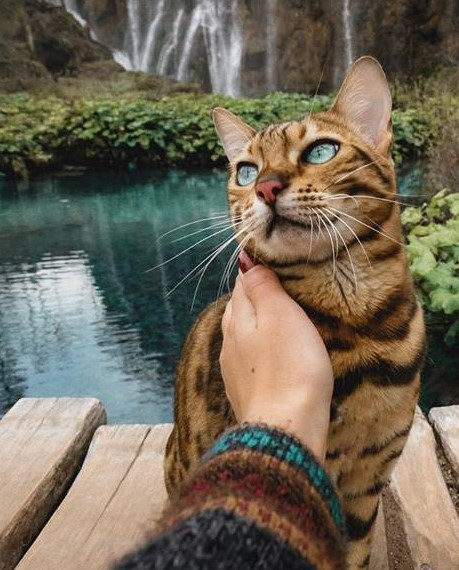
#> input picture images/cat.jpg, 459 x 570 px, found by its file name
$ python cartoonize.py   (older library calls are emulated)
#> lines starting #> are read from the running program, lines starting #| are printed output that depends on the picture
import cv2
from matplotlib import pyplot as plt
import numpy as np
from math import sqrt


img = cv2.imread('projects/cat.jpg', 1)
#> img is the input picture: shape (570, 459, 3); mean B, G, R 87.1, 103.9, 113
imgC = cv2.cvtColor(img, cv2.COLOR_BGR2RGB)
imgrgb = cv2.cvtColor(img, cv2.COLOR_BGR2GRAY)
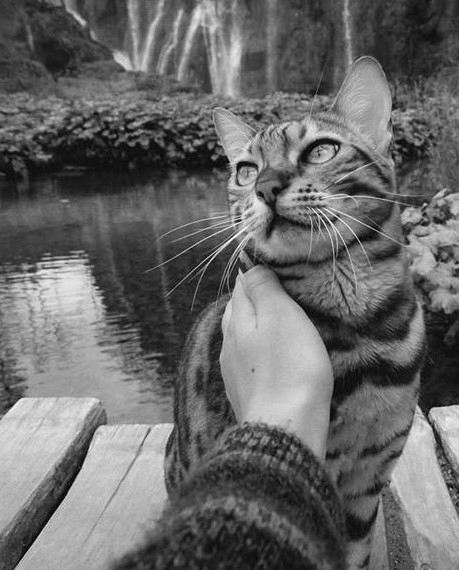
#> imgrgb: shape (570, 459); min 0, max 254, mean 104.7
bilat = cv2.bilateralFilter(imgrgb,9,150,150)
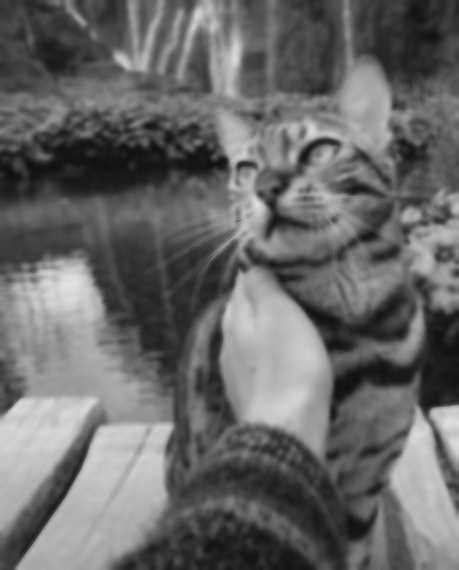
#> bilat: shape (570, 459); min 17, max 226, mean 104.7
medianed = cv2.medianBlur(imgrgb, 7)
lap = cv2.Laplacian(bilat, cv2.CV_64F, ksize=3 )
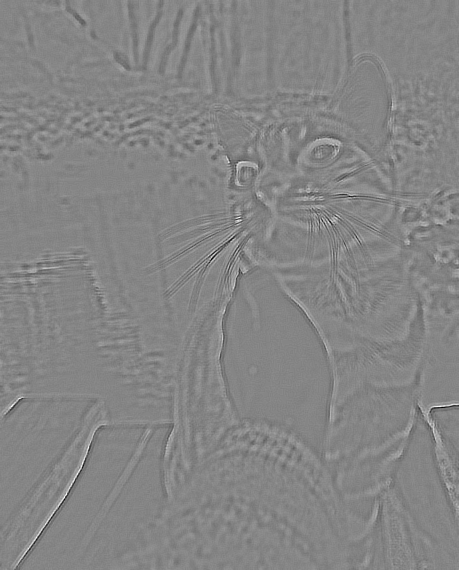
#> lap: shape (570, 459) float64; min -180, max 164, mean 0; drawn with min black and max white
lapn = np.uint8(np.absolute(lap))
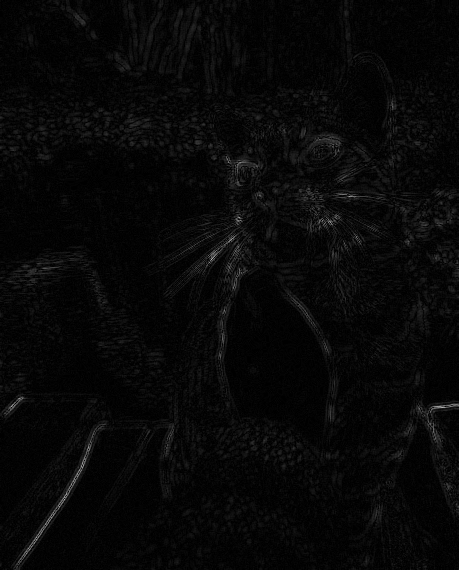
#> lapn: shape (570, 459); min 0, max 180, mean 7.6
lapm = cv2.Laplacian(medianed, cv2.CV_64F, ksize=3)
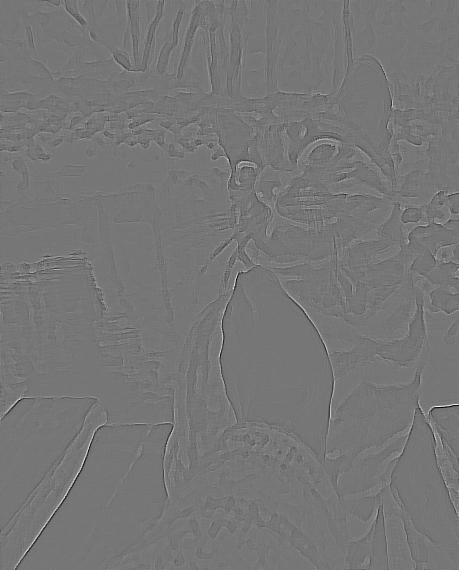
#> lapm: shape (570, 459) float64; min -422, max 484, mean 0; drawn with min black and max white
lapmn = np.uint8(np.absolute(lapm))
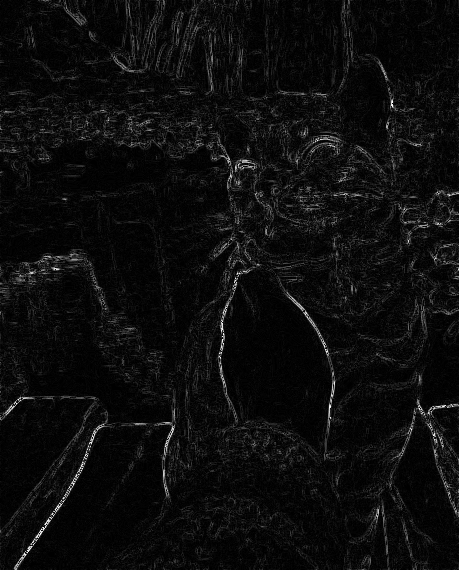
#> lapmn: shape (570, 459); min 0, max 254, mean 12.9

(T,th) = cv2.threshold(lapmn,125,255,cv2.THRESH_BINARY_INV)
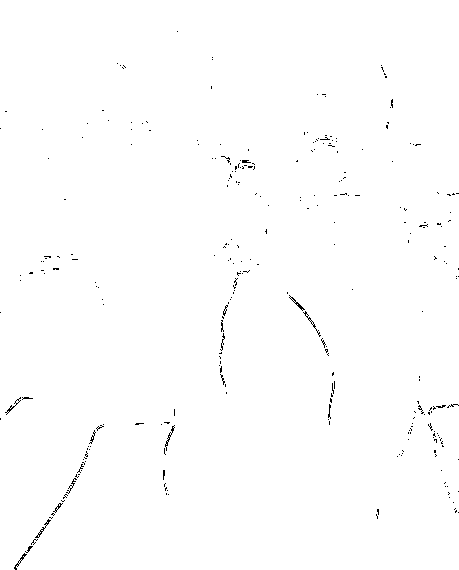
#> th: shape (570, 459); 99.5% white; black in thin lines or dots
# cv2.imshow('img', th )
# cv2.waitKey(0)
# cv2.destroyAllWindows()


titles = ['img',  'bilateral', 'median', 'grayimage', 'laplace for bilateral', 'laplace for median',"th"]
images = [imgC, medianed, bilat,  imgrgb, lapn,  lapmn, th]

def plot(titles,images):
    if(len(images)<=2):
        x, y = 1, 2
    elif(len(images)<=4):
        x, y = 2, 2
    elif(len(images)<=6):
        x, y = 2, 3
    elif(len(images)<=9):
        x, y = 3, 3

    for i in range(len(images)):

        plt.subplot(x, y, i+1), plt.imshow(images[i], 'gray')
        plt.title(titles[i])
        plt.xticks([]), plt.yticks([])
#> this loop made 7 passes
    plt.show()

plot(titles,images)
